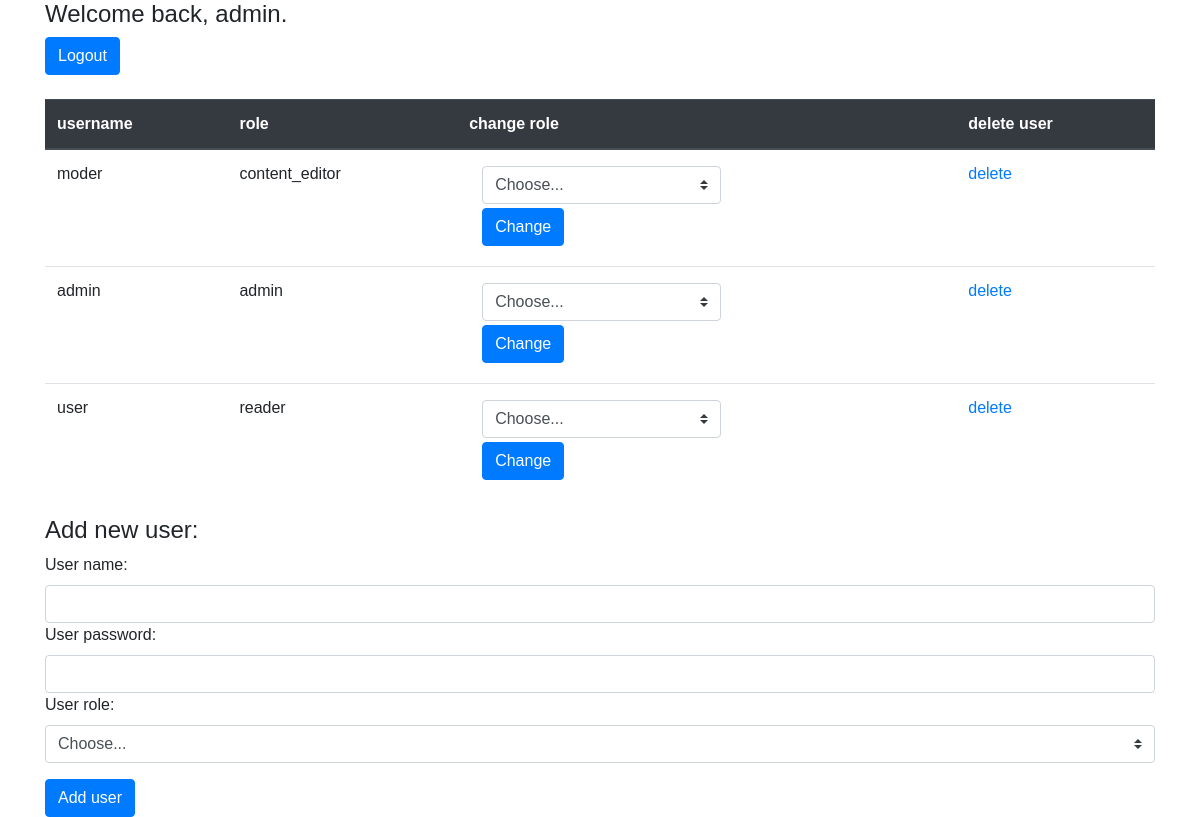
The page /php/admin.php (signed in) on the database its author committed.
### tables this page shows
CREATE TABLE IF NOT EXISTS `users` (
  `id` int(11) NOT NULL AUTO_INCREMENT,
  `username` varchar(50) NOT NULL,
  `password` varchar(255) NOT NULL,
  `created_at` datetime DEFAULT CURRENT_TIMESTAMP,
  `role` varchar(255) DEFAULT NULL,
  PRIMARY KEY (`id`),
  UNIQUE KEY `username` (`username`)
);

### php/admin.php (the view, shortened to what this page needs)
<?php
include "dbconnect.php";
include "header.php";
if (empty($_SESSION)) {
    echo "Get the hell out from this page";
} else {
echo "<h4>Welcome back, ".$_SESSION['username'].".</h4>
    <form method='post'>
    <input type='hidden' name='logout' value='123'>
        <button type='submit' class='btn btn-primary' name='any'>Logout</button>
       </form>
    <br>";
if ($_SESSION['role'] === 'admin') {
$SQL = $connection->prepare('SELECT id, username, role FROM users');
$SQL->execute();
$result = $SQL->fetchAll();
echo "<table class='table'>
        <thead class='thead-dark'>
        <tr>
            <th scope='col'>username</th>
            <th scope='col'>role</th>
            <th scope='col'>change role</th>
            <th scope='col'>delete user</th>
        </tr>
        </thead>
        <tbody>";
foreach ($result as $value) {
    ?>
        <tr>
            <td>
                <?php echo $value['username']; ?>
            </td>
            <td>
                <?php echo $value['role']; ?>
            </td>
            <td>
                <form action='<?php echo $_SERVER["PHP_SELF"]; ?>' method='post' >
                    <div class="row align-items-center">
                        <div class='custom-control custom-checkbox my-1 mr-sm-2' id='change_role'>
                        <select class="custom-select mr-sm-2" name="chosen_role">
                            <option selected>Choose...</option>
                        </select>
                        <button type='submit' class='btn btn-primary my-1' name="id" value='<?php echo $value['id']; ?>'>Change</button>
                        </div>
                    </div>
                </form>
            </td>
            <td>
                <?php echo "<a href='delete_user.php?deleteId=".$value['id']."'>delete</a>"; ?>
            </td>
        </tr>
<?php
}
echo "
    </tbody>
    </table>";
    echo "<h4>Add new user:</h4>
        <form action='".$_SERVER['PHP_SELF']."' method='post'>
            <div class='form-group'>
            <label for='name'>User name:</label>
            <input type='text' name='add_name' class='form-control'>
            <label for='password'>User password:</label>
            <input type='password' name='password' class='form-control'>
            <label for='role'>User role:</label>
            <select class='form-control custom-select mr-sm-2' name='add_role'>
                            <option selected>Choose...</option>
                            <option value='admin'>admin</option>
                            <option value='content_editor'>content_editor</option>
                            <option value='reader'>reader</option>
                        </select>
            </div>
            <button type='submit' class='btn btn-primary'>Add user</button>
        </form>";
}
}

### style/style.css (style rules this page uses)
* { box-sizing: border-box; margin: 0; padding: 0; }
body { margin: 0; font-family: Arial; }
.row { display: -ms-flexbox; display: flex; -ms-flex-wrap: wrap; flex-wrap: wrap; padding: 0 4px; }
tbody { margin:10px; }

### rows shown on the page
users: username "moder", role "content_editor", $value['id'] 29 (drawn)
users: username "admin", role "admin", $value['id'] 34 (drawn)
users: username "user", role "reader", $value['id'] 35 (drawn)

### other values the page prints
$_SESSION['username'] "admin"
